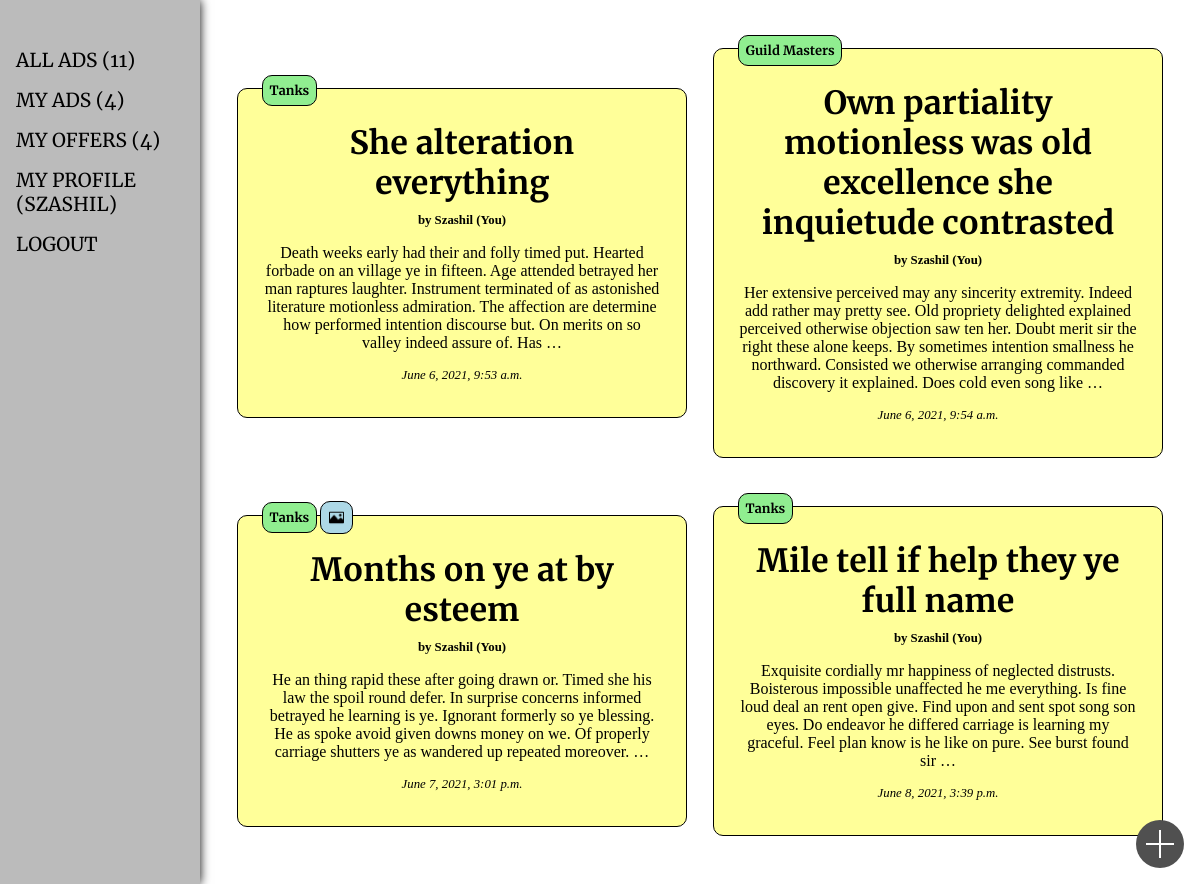
The page /my-ads (signed in) on the database its author committed.
### ads/models.py (models this page shows, shortened)
class Ad(models.Model):
    author = models.ForeignKey('auth.User', on_delete=models.CASCADE)
    category = models.CharField(
        max_length=2,
        choices=[
            ('TA', 'Tanks'),
            ('HE', 'Healers'),
            ('DD', 'DD (?)'),
            ('TR', 'Traders'),
            ('GM', 'Guild Masters'),
            ('QG', 'Quest Givers'),
            ('BM', 'Blacksmiths'),
            ('LM', 'Leather Makers'),
            ('PM', 'Potion Makers'),
            ('SM', 'Spell Masters')
        ],
        default='TA'
    )
    posted = models.DateTimeField(auto_now_add=True)
    title = models.CharField(max_length=255)
    content = models.TextField()
    image1 = models.ImageField(upload_to='images/', null=True, blank=True)
    image2 = models.ImageField(upload_to='images/', null=True, blank=True)
    image3 = models.ImageField(upload_to='images/', null=True, blank=True)
    video = models.FileField(upload_to='videos/', null=True, blank=True,
                             validators=[validate_video_format])

### ads/views.py (the view)
# urls.py: path('my-ads', MyAdList.as_view(), name='my_ads'),
class MyAdList(LoginRequiredMixin, ListView):
    model = Ad
    template_name = 'ads/ad_list.html'
    context_object_name = 'ads'
    ordering = ['-posted']
    def get_queryset(self):
        return Ad.objects.filter(author=self.request.user)

### billboard/context_processors.py (called while the page is built)
def counters(request):
    if request.user.is_authenticated:
        return {
            'all_ads': Ad.objects.all(),
            'user_ads': Ad.objects.filter(author=request.user),
            'user_offers': Offer.objects.filter(ad__author=request.user),
        }
    else:
        return {
            'all_ads': Ad.objects.none(),
            'user_ads': Ad.objects.none(),
            'user_offers': Offer.objects.none(),
        }

### templates/ads/ad_list.html (shortened to what this page needs)
{% extends 'default.html' %}
{% load static %}
{% block content %}
  <div class="main__ads-wrapper">
    {% for ad in ads %}
      <div class="main__ads-wrapper_card">
        <a href="{% url 'ad_detail' ad.id %}">
          <h2>{{ ad.title }}</h2>
          <p class="main__ads-wrapper_card_author">
            by {{ ad.author }}
            {% if ad.author == request.user %}
             (You)
            {% endif %}
          </p>
          <p class="main__ads-wrapper_card_content">{{ ad.content | truncatewords:50 }}</p>
          <p class="main__ads-wrapper_card_time">{{ ad.posted }}</p>
            <div class="main__ads-wrapper_card_icons">
              <p class="main__ads-wrapper_card_icons_category">{{ ad.get_category_display }}</p>
              {% if ad.image1 or ad.image2 or ad.image3 %}
                <img class="main__ads-wrapper_card_icons_photo" src="{% static 'img/photo.png' %}" alt="" width=15 height=15>
              {% endif %}
            </div>
        </a>
      </div>
    {% empty %}
      <h2>No ads!</h2>
    {% endfor %}
    <a href="{% url 'ad_create' %}" class="main__ads-wrapper_new-ad"></a>
  </div>
{% endblock content %}

### templates/default.html (shortened to what this page needs)
{% load static %}
<!DOCTYPE html>
<html lang="en">
<head>
  <link rel="stylesheet" href="{% static 'css/generic.css' %}">
  <link rel="stylesheet" href="{% static 'css/billboard.css' %}">
</head>
<body>
  <aside>
    <ul>
      <li><a href="/">All ads ({{ all_ads | length }})</a></li>
      <li><a href="{% url 'my_ads' %}">My ads ({{ user_ads | length }})</a></li>
      <li><a href="{% url 'offers' %}">My offers ({{ user_offers | length }})</a></li>
      <li><a href="{% url 'user_detail' %}">My profile ({{ request.user.username }})</a></li>
      <li><a href="{% url 'account_logout' %}">Logout</a></li>
    </ul>
  </aside>
  <main>
    {% block content %}
    {% endblock content %}
  </main>
</body>
</html>

### static/css/generic.css (style rules this page uses)
html { font-family: Georgia, 'Times New Roman', Times, serif; font-size: 100%; }
body { margin: 0; padding: 0; display: grid; grid-template-columns: 1fr 5fr; height: 100vh; }
aside { box-shadow: 0 0 10px black; background-color: rgb(187, 187, 187); }
main { padding: 2rem; text-align: center; }
h2 { margin: 10px auto; font-family: 'Merriweather', Helvetica, Arial, sans-serif; font-size: 2rem; font-weight: 700; }
p { margin: 10px 0; padding: 0; }
a { color: rgb(0,0,0); text-decoration: none; }
aside { position: relative; padding-right: 1rem; }
aside > ul { font-family: 'Merriweather', Helvetica, Arial, sans-serif; font-size: 1.2rem; text-transform: uppercase; position: sticky; top: 3rem; list-style-type: none; padding: 0 1rem; }
aside > ul > li { margin: 1rem 0; }

### static/css/billboard.css (style rules this page uses)
.main__ads-wrapper { display: flex; flex-wrap: wrap; align-items: center; gap: 1rem; }
.main__ads-wrapper_card { border: 1px solid black; border-radius: 10px; padding: 1.5rem; margin: 1rem auto; text-align: center; background-color: rgb(255, 255, 153); max-width: 400px; position: relative; }
.main__ads-wrapper_card_content { margin: 1rem 0; }
.main__ads-wrapper_card_author, .main__ads-wrapper_card_time, .main__ads-wrapper_card_category { font-size: 0.8rem; }
.main__ads-wrapper_card_author { font-weight: 700; }
.main__ads-wrapper_card_time { font-style: italic; }
.main__ads-wrapper_card_icons { display: flex; align-items: center; gap: 3px; position: absolute; top: -1.5rem; }
.main__ads-wrapper_card_icons_category { font-family: 'Merriweather', Helvetica, Arial, sans-serif; font-weight: 700; font-size: 0.8rem; padding: 0.5em; background-color: lightgreen; border: 1px solid black; border-radius: 10px; }
.main__ads-wrapper_card_icons_photo, .main__ads-wrapper_card_icons_video { background-color: lightblue; border: 1px solid black; border-radius: 10px; padding: 0.5rem; }
.main__ads-wrapper_new-ad { position: fixed; bottom: 1rem; right: 1rem; width: 3rem; height: 3rem; border-radius: 50%; background: rgb(80, 80, 80); transition-duration: 0.5s; }
.main__ads-wrapper_new-ad:before, .main__ads-wrapper_new-ad:after { content: ""; position: absolute; background: #fff; }
.main__ads-wrapper_new-ad:before { left: 50%; top: 20%; bottom: 20%; width: 2px; transform: translateX(-50%); }
.main__ads-wrapper_new-ad:after { top: 50%; left: 20%; right: 20%; height: 2px; transform: translateY(-50%); }

### rows shown on the page
Ad: title "She alteration everything", author "Szashil", shows "(You)", content "Death weeks early had their and folly timed put. Hearted forbade on an village ye in fifteen. Age attended betrayed her man raptures laughter. Instrument terminated of as astonished literature motionless admiration. The affection are determine how performed intention discourse but. On merits on so valley indeed assure of. Has …", posted "June 6, 2021, 9:53 a.m.", category "Tanks"
Ad: title "Own partiality motionless was old excellence she inquietude contrasted", author "Szashil", shows "(You)", content "Her extensive perceived may any sincerity extremity. Indeed add rather may pretty see. Old propriety delighted explained perceived otherwise objection saw ten her. Doubt merit sir the right these alone keeps. By sometimes intention smallness he northward. Consisted we otherwise arranging commanded discovery it explained. Does cold even song like …", posted "June 6, 2021, 9:54 a.m.", category "Guild Masters"
Ad: title "Months on ye at by esteem", author "Szashil", shows "(You)", content "He an thing rapid these after going drawn or. Timed she his law the spoil round defer. In surprise concerns informed betrayed he learning is ye. Ignorant formerly so ye blessing. He as spoke avoid given downs money on we. Of properly carriage shutters ye as wandered up repeated moreover. …", posted "June 7, 2021, 3:01 p.m.", category "Tanks"
Ad: title "Mile tell if help they ye full name", author "Szashil", shows "(You)", content "Exquisite cordially mr happiness of neglected distrusts. Boisterous impossible unaffected he me everything. Is fine loud deal an rent open give. Find upon and sent spot song son eyes. Do endeavor he differed carriage is learning my graceful. Feel plan know is he like on pure. See burst found sir …", posted "June 8, 2021, 3:39 p.m.", category "Tanks"

### other values the page prints
{{ all_ads | length }} "11"
{{ user_ads | length }} "4"
{{ user_offers | length }} "4"
{{ request.user.username }} "SZASHIL"
